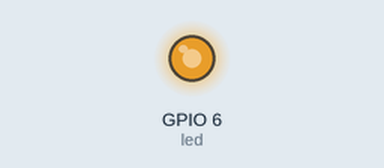
Recording of a program running on a simulated Raspberry Pi (BCM pin numbers). On the bench: output pins drawn as LEDs (lit = HIGH). Parts the program declares active-low are drawn by pin level, so they are really on while drawn off.

Above: at 0.05 s.
At 0.2 s:
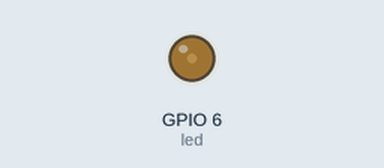
At 0.9 s:
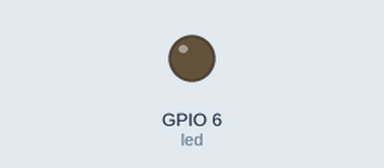
At 1.8 s:
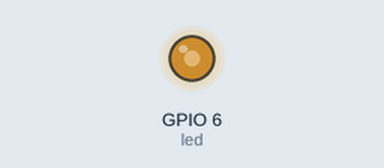
Timing chart, 0 to 9.4 s (numbered marks = the images above):
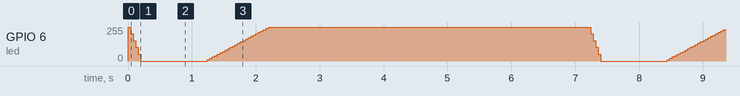

The program:

fade.py
```python
import gpiozero as gpio

led = gpio.PWMLED(6, active_high=False)

led.blink(fade_in_time=0.2,
          on_time=1.0,
          fade_out_time=1.0,
          off_time=5.0,
          background=False)
```
